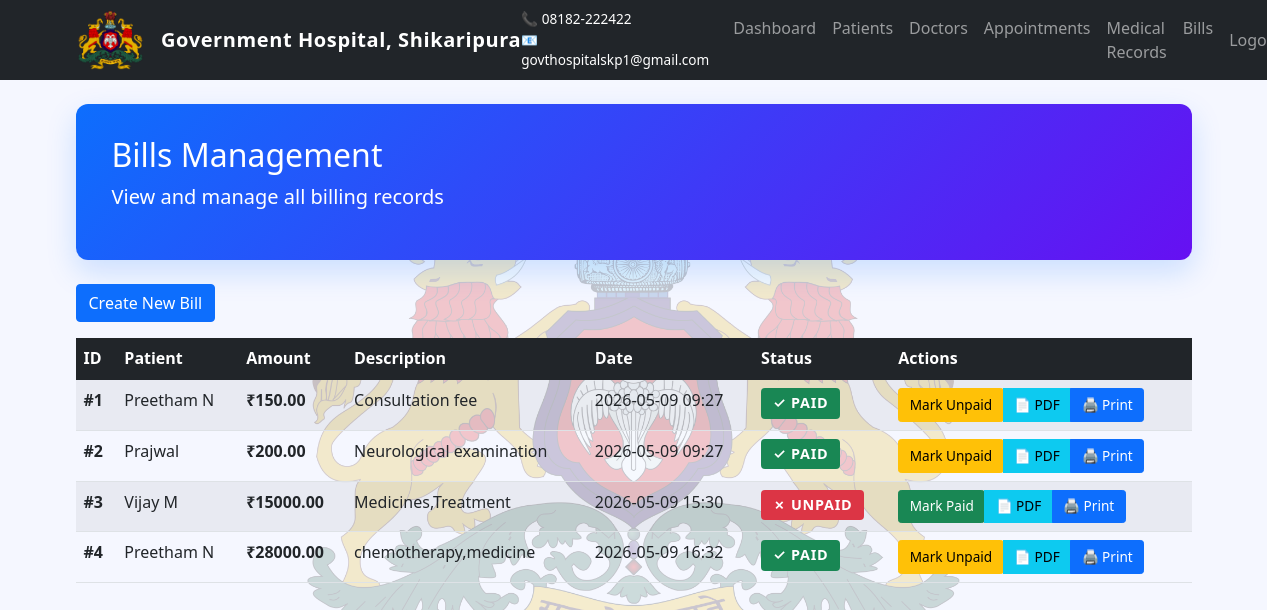
/bills (signed in), run on an earlier commit of the app's database.
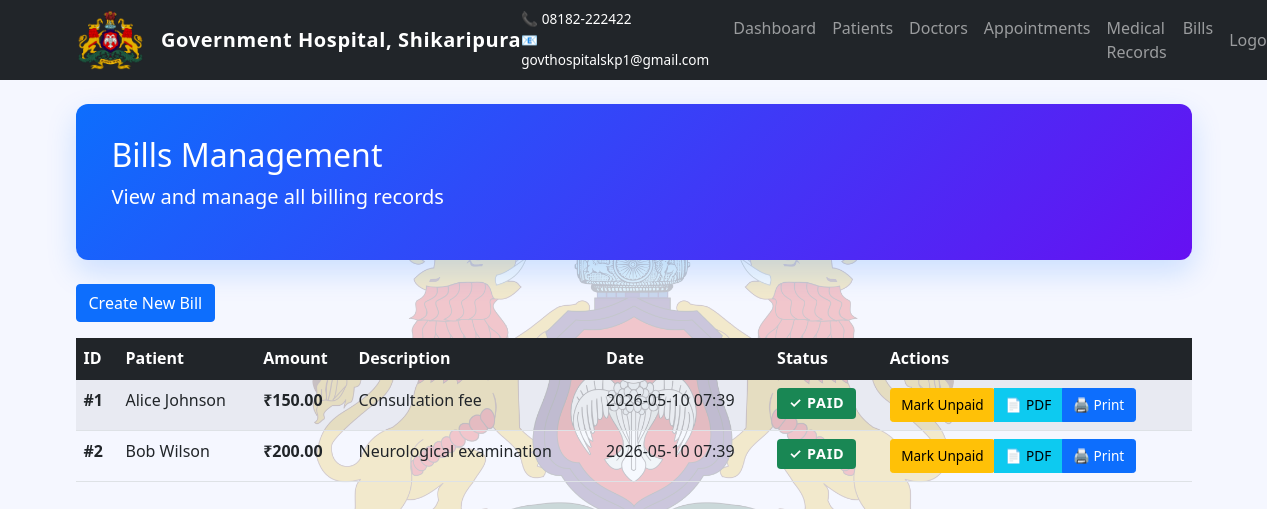
And on a later commit of the database.
### app.py (models this page shows)
class Bill(db.Model):
    id = db.Column(db.Integer, primary_key=True)
    patient_id = db.Column(db.Integer, db.ForeignKey('patient.id'), nullable=False)
    amount = db.Column(db.Float, nullable=False)
    description = db.Column(db.Text, nullable=False)
    date = db.Column(db.DateTime, default=datetime.utcnow)
    status = db.Column(db.String(50), default='unpaid')  # unpaid, paid
    patient = db.relationship('Patient', backref='bills')

class Patient(db.Model):
    id = db.Column(db.Integer, primary_key=True)
    name = db.Column(db.String(150), nullable=False)
    age = db.Column(db.Integer, nullable=False)
    gender = db.Column(db.String(10), nullable=False)
    phone = db.Column(db.String(20), nullable=False)
    email = db.Column(db.String(150), unique=True, nullable=False)
    address = db.Column(db.Text, nullable=False)
    medical_history = db.Column(db.Text)

### app.py (the view)
@app.route('/bills')
@login_required
def bills():
    bills = Bill.query.all()
    return render_template('bills.html', bills=bills)

### app.py (called while the page is built)
@login_manager.user_loader
def load_user(user_id):
    return User.query.get(int(user_id))

### templates/bills.html (shortened to what this page needs)
{% extends "base.html" %}
{% block content %}
<div class="page-header">
    <div class="container">
        <h2>Bills Management</h2>
        <p class="lead">View and manage all billing records</p>
    </div>
</div>
<a href="{{ url_for('add_bill') }}" class="btn btn-primary mb-3">Create New Bill</a>
<div class="table-responsive">
    <table class="table table-striped table-hover">
        <thead class="table-dark">
            <tr>
                <th>ID</th>
                <th>Patient</th>
                <th>Amount</th>
                <th>Description</th>
                <th>Date</th>
                <th>Status</th>
                <th>Actions</th>
            </tr>
        </thead>
        <tbody>
            {% for bill in bills %}
            <tr>
                <td><strong>#{{ bill.id }}</strong></td>
                <td>{{ bill.patient.name }}</td>
                <td><strong>₹{{ "%.2f"|format(bill.amount) }}</strong></td>
                <td>{{ bill.description }}</td>
                <td>{{ bill.date.strftime('%Y-%m-%d %H:%M') }}</td>
                <td>
                    {% if bill.status == 'paid' %}
                        <span class="badge bg-success" style="font-size: 0.9rem; padding: 0.5rem 0.75rem;">✓ PAID</span>
                    {% else %}
                        <span class="badge bg-danger" style="font-size: 0.9rem; padding: 0.5rem 0.75rem;">✗ UNPAID</span>
                    {% endif %}
                </td>
                <td>
                    <div class="btn-group btn-group-sm" role="group">
                        {% if bill.status == 'unpaid' %}
                            <form method="POST" action="{{ url_for('update_bill_status', id=bill.id, status='paid') }}" style="display: inline;">
                                <button type="submit" class="btn btn-success btn-sm" title="Mark as Paid">Mark Paid</button>
                            </form>
                        {% else %}
                            <form method="POST" action="{{ url_for('update_bill_status', id=bill.id, status='unpaid') }}" style="display: inline;">
                                <button type="submit" class="btn btn-warning btn-sm" title="Mark as Unpaid">Mark Unpaid</button>
                            </form>
                        {% endif %}
                        <a href="{{ url_for('generate_bill_pdf', id=bill.id) }}" class="btn btn-info btn-sm" title="Download PDF">📄 PDF</a>
                        <a href="{{ url_for('print_bill', id=bill.id) }}" class="btn btn-primary btn-sm" title="Print Bill">🖨️ Print</a>
                    </div>
                </td>
            </tr>
            {% endfor %}
        </tbody>
    </table>
</div>
{% endblock %}

### templates/base.html (shortened to what this page needs)
<!DOCTYPE html>
<html lang="en">
<head>
    <link href="https://cdn.jsdelivr.net/npm/bootstrap@5.1.3/dist/css/bootstrap.min.css" rel="stylesheet">
</head>
<body>
    <nav class="navbar navbar-expand-lg navbar-dark bg-dark">
        <div class="container">
            <div class="d-flex align-items-center w-100">
                <img src="{{ url_for('static', filename='govt-seal.png') }}" alt="Government of Karnataka" style="height: 60px; margin-right: 1rem;">
                <a class="navbar-brand me-auto" href="{{ url_for('index') }}">Government Hospital, Shikaripura</a>
                <div class="text-white d-none d-lg-block" style="font-size: 0.85rem; margin-right: 1rem;">
                    <div>📞 08182-222422</div>
                    <div>📧 govthospitalskp1@gmail.com</div>
                </div>
            </div>
            <div class="collapse navbar-collapse" id="navbarNav">
                <ul class="navbar-nav me-auto">
                    {% if current_user.is_authenticated %}
                        <li class="nav-item">
                            <a class="nav-link" href="{{ url_for('dashboard') }}">Dashboard</a>
                        </li>
                        <li class="nav-item">
                            <a class="nav-link" href="{{ url_for('patients') }}">Patients</a>
                        </li>
                        <li class="nav-item">
                            <a class="nav-link" href="{{ url_for('doctors') }}">Doctors</a>
                        </li>
                        <li class="nav-item">
                            <a class="nav-link" href="{{ url_for('appointments') }}">Appointments</a>
                        </li>
                        <li class="nav-item">
                            <a class="nav-link" href="{{ url_for('medical_records') }}">Medical Records</a>
                        </li>
                        <li class="nav-item">
                            <a class="nav-link" href="{{ url_for('bills') }}">Bills</a>
                        </li>
                    {% endif %}
                </ul>
                <ul class="navbar-nav">
                    {% if current_user.is_authenticated %}
                        <li class="nav-item">
                            <a class="nav-link" href="{{ url_for('logout') }}">Logout</a>
                        </li>
                    {% endif %}
                </ul>
            </div>
        </div>
    </nav>
    <div class="container mt-4">
        {% block content %}{% endblock %}
    </div>
</body>
</html>

### templates/bills.html (style rules this page uses)
.badge { letter-spacing: 0.05em; font-weight: 600; }
.btn-group-sm .btn { padding: 0.35rem 0.65rem; font-size: 0.85rem; }

What changed in the data, as far as the page shows it:
removed Bill: id "3", patient.name "Vijay M", amount "15000.00", description "Medicines,Treatment", date "2026-05-09 15:30", status "✗ UNPAID"
removed Bill: id "4", patient.name "Preetham N", amount "28000.00", description "chemotherapy,medicine", date "2026-05-09 16:32", status "✓ PAID"
changed Bill "Consultation fee": patient.name "Preetham N" → "Alice Johnson"; date "2026-05-09 09:27" → "2026-05-10 07:39"
changed Bill "Neurological examination": patient.name "Prajwal" → "Bob Wilson"; date "2026-05-09 09:27" → "2026-05-10 07:39"
